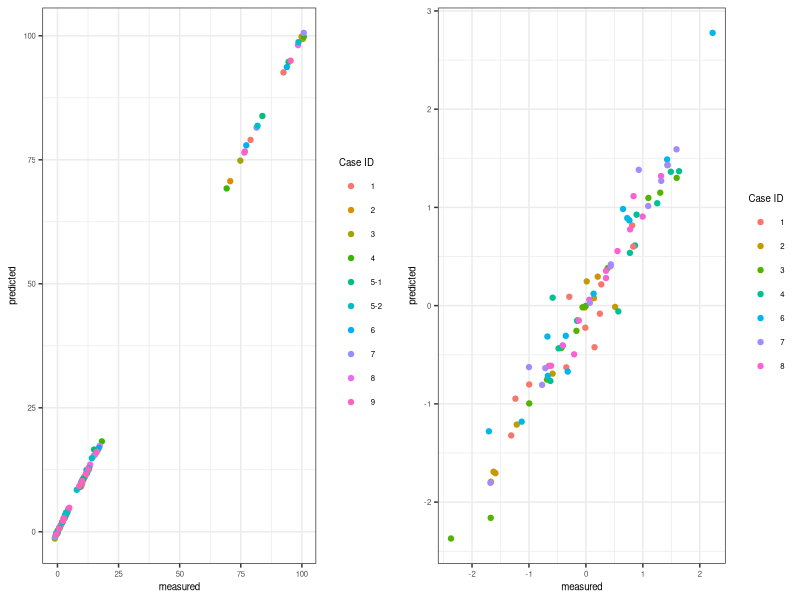
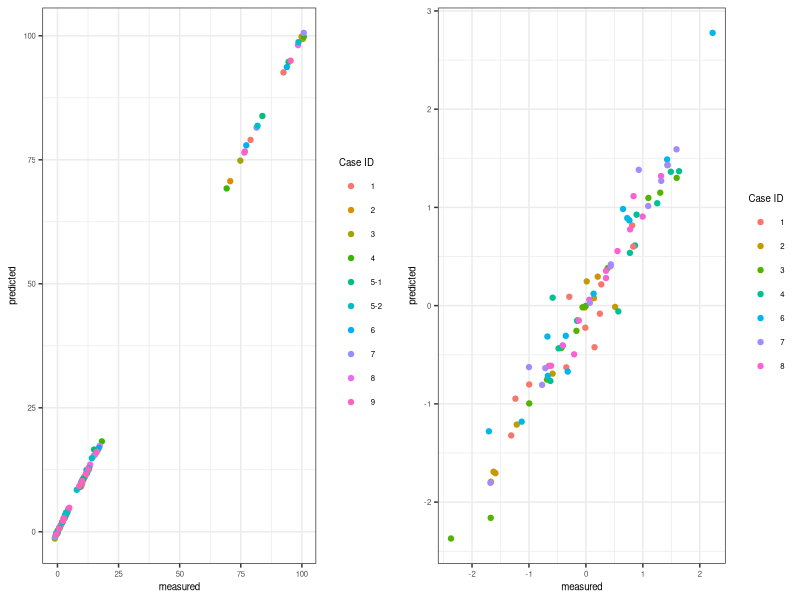

The R script that drew these images, in order:
library(ggpubr)
library(ggplot2)

rawscores<-read.table("./data/corr_data_rawscore.txt", header=T)
zscores<-read.table("./data/corr_data_zscore.txt", header=T)

#Generate Figure panels
rawscoreplot<-ggplot(rawscores,aes(x=measured,y=predicted,color = caseID)) + geom_point() + theme_bw() + theme(text = element_text(size=7))+labs(color="Case ID")

zscoreplot<-ggplot(zscores,aes(x=measured,y=predicted,color = as.factor(caseID))) + geom_point() + theme_bw() + theme(text = element_text(size=7))+labs(color="Case ID")

combinedplot<-ggarrange(rawscoreplot, zscoreplot,ncol=2,nrow=1)
ggsave("./figures/ExtFig5.pdf", plot=combinedplot, dpi=300, width=180, height=110, units=c("mm"), device="pdf")
ggsave("./figures/ExtFig5.jpg", plot=combinedplot, dpi=300, width=180, height=110, units=c("mm"), device="jpg")


